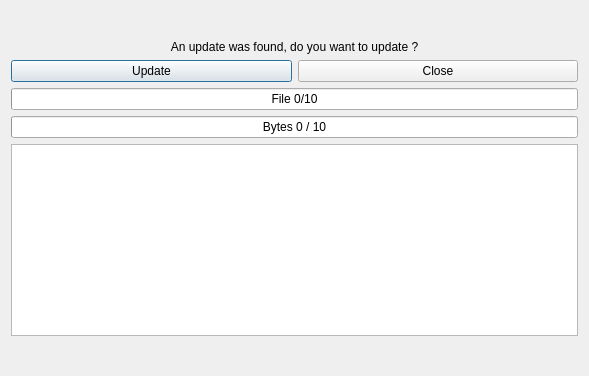
<?xml version="1.0" encoding="UTF-8"?>
<ui version="4.0">
 <class>Updater</class>
 <widget class="QDialog" name="Updater">
  <property name="geometry">
   <rect>
    <x>0</x>
    <y>0</y>
    <width>589</width>
    <height>376</height>
   </rect>
  </property>
  <property name="windowTitle">
   <string>Noggit Yellow Updater</string>
  </property>
  <layout class="QVBoxLayout" name="verticalLayout">
   <item>
    <spacer name="verticalSpacer">
     <property name="orientation">
      <enum>Qt::Vertical</enum>
     </property>
     <property name="sizeHint" stdset="0">
      <size>
       <width>20</width>
       <height>12</height>
      </size>
     </property>
    </spacer>
   </item>
   <item>
    <widget class="QLabel" name="label">
     <property name="text">
      <string>An update was found, do you want to update ?</string>
     </property>
     <property name="alignment">
      <set>Qt::AlignCenter</set>
     </property>
    </widget>
   </item>
   <item>
    <layout class="QHBoxLayout" name="horizontalLayout">
     <item>
      <widget class="QPushButton" name="Update">
       <property name="text">
        <string>Update</string>
       </property>
      </widget>
     </item>
     <item>
      <widget class="QPushButton" name="Close">
       <property name="text">
        <string>Close</string>
       </property>
      </widget>
     </item>
    </layout>
   </item>
   <item>
    <widget class="QProgressBar" name="ProgressFile">
     <property name="maximum">
      <number>10</number>
     </property>
     <property name="value">
      <number>0</number>
     </property>
     <property name="format">
      <string>File %v/10</string>
     </property>
    </widget>
   </item>
   <item>
    <widget class="QProgressBar" name="ProgressDownload">
     <property name="maximum">
      <number>10</number>
     </property>
     <property name="value">
      <number>0</number>
     </property>
     <property name="format">
      <string>Bytes %v / %m</string>
     </property>
    </widget>
   </item>
   <item>
    <widget class="QTextEdit" name="FileList"/>
   </item>
   <item>
    <spacer name="verticalSpacer_2">
     <property name="orientation">
      <enum>Qt::Vertical</enum>
     </property>
     <property name="sizeHint" stdset="0">
      <size>
       <width>20</width>
       <height>12</height>
      </size>
     </property>
    </spacer>
   </item>
  </layout>
 </widget>
 <resources/>
 <connections/>
</ui>
